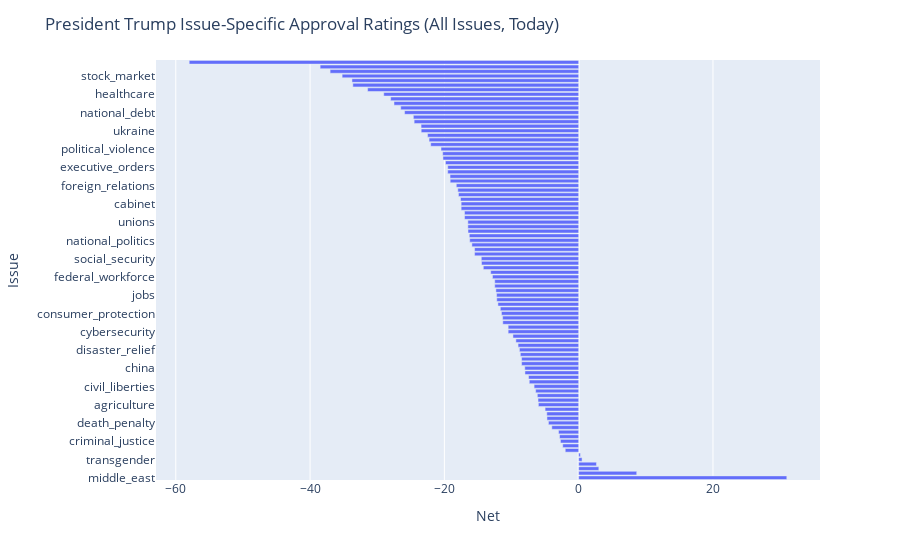

The notebook cell this image was saved under:
### Code cell
fig = px.bar(all_issues_approval, x='net', y='issue')
fig.update_layout(
    title='President Trump Issue-Specific Approval Ratings (All Issues, Today)',
    xaxis_title='Net',
    yaxis_title='Issue',
    legend_title='Legend',
)
fig.show()

### Figure 1 — Plotly figure (JSON) as saved in the notebook; plotly's stock layout.template omitted (floating-point values rounded to 4 significant figures)
{"data": [{"hovertemplate": "net=%{x}<br>issue=%{y}<extra></extra>", "legendgroup": "", "marker": {"color": "#636efa", "pattern": {"shape": ""}}, "name": "", "orientation": "h", "showlegend": false, "textposition": "auto", "type": "bar", "x": [30.99, 8.644, 3.001, 2.648, 0.5048, 0.2578, -1.999, -2.374, -2.716, -2.849, -2.999, -4.0, -4.501, -4.722, -4.745, -5.0, -5.999, -6.052, -6.157, -6.408, -6.638, -7.355, -7.464, -8.0, -8.025, -8.499, -8.501, -8.689, -8.822, -9.025, -9.35, -9.787, -10.5, -10.5, -11.3, -11.32, -11.5, -11.67, -12.02, -12.2, -12.23, -12.33, -12.5, -12.5, -12.83, -13.1, -14.2, -14.47, -14.5, -15.5, -15.5, -15.9, -16.22, -16.29, -16.48, -16.5, -16.5, -17.0, -17.0, -17.5, -17.5, -17.6, -17.9, -18.0, -18.23, -19.14, -19.15, -19.5, -19.5, -19.84, -20.21, -20.25, -20.5, -22.03, -22.28, -22.5, -23.45, -23.47, -24.5, -24.62, -25.93, -26.5, -27.5, -28.0, -29.03, -31.43, -33.63, -33.76, -35.23, -37.02, -38.5, -58.0], "xaxis": "x", "y": ["middle_east", "border_security", "defense", "national_security", "transgender", "deportations", "inequality", "israel_palestine", "criminal_justice", "energy", "law_enforcement", "workers_rights", "death_penalty", "guns", "flooding_recent", "voting_integrity", "agriculture", "civil_rights", "military", "crime", "civil_liberties", "environment", "israel", "school_safety", "china", "dei", "charlie_kirk_death", "relations_with_media", "disaster_relief", "north_korea", "immigration", "dc_takeover", "cybersecurity", "refugees", "israel_iran_conflict", "iran", "consumer_protection", "foreign_policy", "canada", "rule_of_law", "jobs", "vaccines", "foreign_aid", "nuclear_weapons", "federal_workforce", "democracy", "free_speech", "city_deployments", "social_security", "womens_rights", "deploying_military_us_cities", "education", "national_politics", "universities", "cryptocurrency", "childcare", "unions", "gas_prices", "ai", "doge", "cabinet", "govt_management", "taxes", "lgbtq", "foreign_relations", "abortion", "corruption", "housing", "executive_orders", "trade_tariffs", "kilmar_abrego_garcia", "judiciary_politicization", "political_violence", "economy", "climate_change", "jan_6_handling", "ukraine", "race_relations", "medicaire_medicaid", "russia", "national_debt", "ballroom", "pardons", "mass_layoffs", "healthcare", "govt_spending", "epstein_files", "inflation", "stock_market", "unity", "govt_shutdown", "argentina_aid"], "yaxis": "y"}], "layout": {"barmode": "relative", "legend": {"title": {"text": "Legend"}, "tracegroupgap": 0}, "margin": {"t": 60}, "title": {"text": "President Trump Issue-Specific Approval Ratings (All Issues, Today)"}, "xaxis": {"anchor": "y", "domain": [0, 1], "title": {"text": "Net"}}, "yaxis": {"anchor": "x", "domain": [0, 1], "title": {"text": "Issue"}}}}
